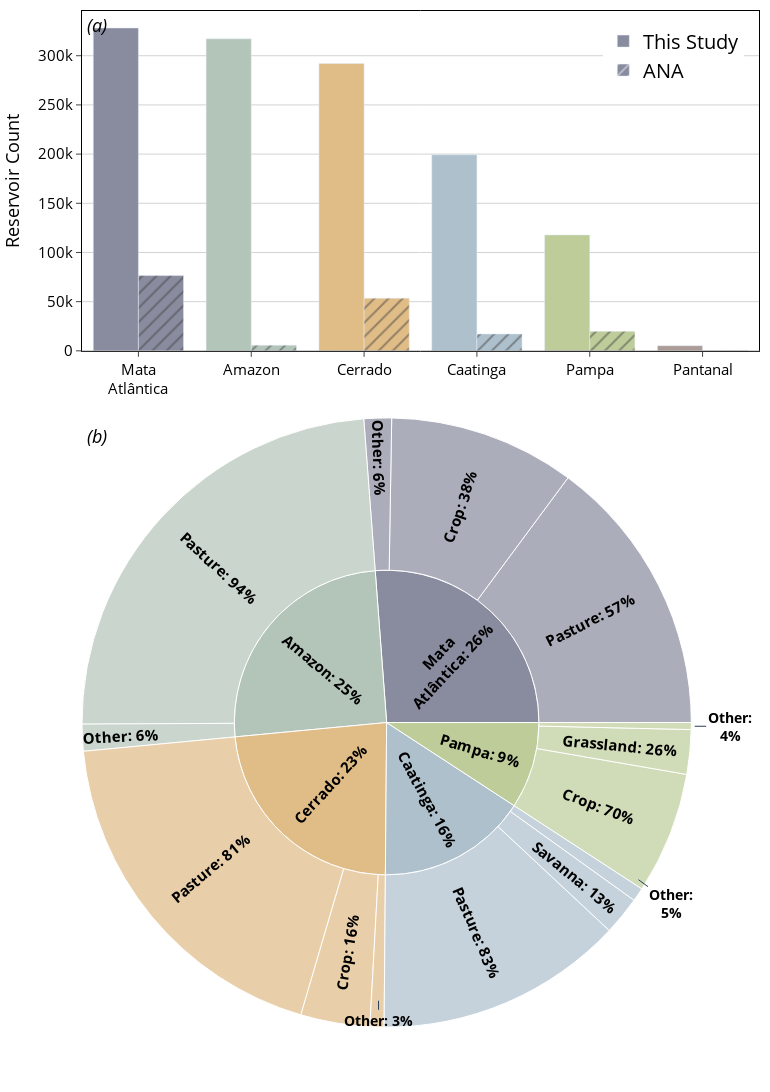

Here is the notebook cell this chart was saved with:
### Code cell
from plotly.subplots import make_subplots
import plotly.graph_objects as go
# data
# biome_order = ['Amazônia','Mata Atlântica', 'Pampa', 'Caatinga', 'Cerrado', 'Pantanal']
biome_order = ['Mata Atlântica', 'Amazônia','Cerrado','Caatinga','Pampa', 'Pantanal']
combined_df = combined_df.loc[biome_order]
biomes = combined_df.index.map(biome_rename_dict)
biome_colors = combined_df.index.map(bar_colordict) 
# biome_colors = combined_df.index.map(bar_grayscaledict) 

# Create bar traces
trace1 = go.Bar(name='This Study', x=biomes, y=combined_df['count_our'], marker_color=biome_colors)
trace2 = go.Bar(name='ANA', x=biomes, y=combined_df['count_ana'],  marker_color=biome_colors,
                marker_pattern_shape='/')

# Create the figure
fig = go.Figure(data=[trace1, trace2])

# Update layout for side-by-side bars
fig.update_layout(barmode='group',
                  yaxis_title='Reservoir Count')
# Show the figure

# gray_colors = [(a,a,a) for a in np.arange(0,1.1,0.2)]
fig2 = px.sunburst(count_df_complete,
                   path=['Bioma', 'lulc_class_name'], values='Count',
                color='Bioma',
                # Grayscale
                # color_discrete_sequence=["#d9d9d9","#b3b3b3", "#8c8c8c", '#666666',"#4d4d4d" ])
                # Color
                color_discrete_sequence=["#e0bc86","#898b9e", "#bdcc99", '#b3c4b9',"#adc0cc" ])
fig2.update_layout(uniformtext=dict(minsize=14, mode='hide'))
fig2.update_traces(
    texttemplate='<b>%{label}: %{percentParent}</b>', 
    textfont_color='black',
    insidetextorientation='radial',
    # textinfo="label+percent parent"
    sort=True
)

fig_combined = make_subplots(
    rows=3, cols=10, 
    specs=[[{"type": "xy", 'rowspan':1, 'colspan':10}, {'colspan':0},{'colspan':0},{'colspan':0},{'colspan':0},{'colspan':0},{'colspan':0},{'colspan':0},{'colspan':0},{'colspan':0},],
           [{"type": "domain",'colspan':9, 'rowspan':2},{'colspan':0},{'colspan':0},{'colspan':0},{'colspan':0},{'colspan':0},{'colspan':0},{'colspan':0},{'colspan':0},{'colspan':0},],
           [{'rowspan':0},{'rowspan':0},{'rowspan':0},{'rowspan':0},{'rowspan':0},{'rowspan':0},{'rowspan':0},{'rowspan':0},{'rowspan':0},{'rowspan':0}]],
    vertical_spacing=0.02,
    horizontal_spacing=0
)

# Add traces from fig1 (graph_objects) to the first subplot
for trace in fig.data:
    fig_combined.add_trace(trace, row=1, col=1)

# Add traces from fig2 (express) to the second subplot
for trace in fig2.data:
    fig_combined.add_trace(trace, row=2, col=1)
  
fig_combined.update_layout(xaxis2_domain = [0.0, 0.9])
# Update layout for combined figure
fig_combined.update_layout(
    showlegend=True,  # Enable the legend
    legend=dict(
        x=0.77,  # Horizontal position (0: left, 1: right)
        y=0.99,  # Vertical position (0: bottom, 1: top)
        orientation="v",  # Horizontal legend layout
        font=dict(size=20)
    ),
    width=3.5*220,
    height=5.5 * 220,
    margin=dict(l=10, r=10, t=10, b=10)
)
fig_combined.update_layout(
    {
        "paper_bgcolor": "white",
        "plot_bgcolor": "rgba(0, 0, 0, 0)",
    },
    yaxis_title='Reservoir Count',
    )

fig_combined.update_xaxes(
    mirror=True,
    ticks='outside',
    showline=True,
    linecolor='black',
    gridcolor='white'
)
fig_combined.update_yaxes(
    mirror=True,
    ticks='outside',
    showline=True,
    linecolor='black',
    gridcolor='lightgrey'
)



fig_combined.update_layout(font=dict(size=15, color='black'),  # Make general font size larger,
                           uniformtext=dict(minsize=14, mode='hide'))
                           # Add panel labels (a) and (b) in the top left corner
fig_combined.add_annotation(
    text="<i>(a)</i>", 
    x=0.005, 
    y=1, 
    xref="paper", 
    yref="paper", 
    showarrow=False, 
    font=dict(size=18, color="black"), 
    align="left", 
    ax=20,  # Slight offset to move it a bit from the edge
    ay=-20  # Slightly lower
)

fig_combined.add_annotation(
    text="<i>(b)</i>", 
    x=0.005, 
    y=0.6, 
    xref="paper", 
    yref="paper", 
    showarrow=False, 
    font=dict(size=18, color="black"), 
    align="left", 
    ax=40,  # Slight offset to move it a bit from the edge
    ay=-20  # Slightly lower
)

# Manual annotations, yay!
# Cerrado
fig_combined.add_annotation(
    text='<b>Other: 3%</b>',
    xanchor='auto',
    x=0.438, y=0.068,
    ax=0, ay=20,
    font_color='black',
    font_size=14,
    xref='paper',
    yref='paper')

# Caatinga
fig_combined.add_annotation(
    text='<b>Other:<br>4%</b>',
    xanchor='auto',
    x=0.905, y=0.3265,
    ax=35, ay=0,
    font_color='black',
    font_size=14,
    xref='paper',
    yref='paper')
# Pampa
fig_combined.add_annotation(
    text='<b>Other:<br>5%</b>',
    xanchor='auto',
    x=0.822, y=0.182,
    ax=33, ay=24,
    font_color='black',
    font_size=14,
    xref='paper',
    yref='paper')


fig.update_layout(legend= {'itemsizing': 'constant'})
fig_combined.show()
# fig_combined.write_image('/home/ksolvik/research/reservoirs/figs/ch0/sunburst_combined.svg')
# fig_combined.write_image('/home/ksolvik/research/reservoirs/figs/ch0/sunburst_combined.jpg')

### Figure 1 — Plotly figure (JSON) as saved in the notebook; plotly's stock layout.template omitted (floating-point values rounded to 4 significant figures)
{"data": [{"marker": {"color": ["#898b9e", "#b3c4b9", "#e0bc86", "#adc0cc", "#bdcc99", "#ab9c97"]}, "name": "This Study", "type": "bar", "x": ["Mata<br>Atlântica", "Amazon", "Cerrado", "Caatinga", "Pampa", "Pantanal"], "xaxis": "x", "y": [328201, 317157, 292131, 199309, 117829, 5251], "yaxis": "y"}, {"marker": {"color": ["#898b9e", "#b3c4b9", "#e0bc86", "#adc0cc", "#bdcc99", "#ab9c97"], "pattern": {"shape": "/"}}, "name": "ANA", "type": "bar", "x": ["Mata<br>Atlântica", "Amazon", "Cerrado", "Caatinga", "Pampa", "Pantanal"], "xaxis": "x", "y": [76496, 5752, 53552, 17179, 19789, 315], "yaxis": "y"}, {"branchvalues": "total", "customdata": [["Cerrado"], ["Mata<br>Atlântica"], ["Pampa"], ["Pampa"], ["Amazon"], ["Pampa"], ["Mata<br>Atlântica"], ["Amazon"], ["Caatinga"], ["Cerrado"], ["Caatinga"], ["Cerrado"], ["Mata<br>Atlântica"], ["Caatinga"], ["Amazon"], ["Mata<br>Atlântica"], ["Caatinga"], ["Cerrado"], ["Pampa"]], "domain": {"x": [0, 0.9], "y": [0, 0.66]}, "hovertemplate": "labels=%{label}<br>Count=%{value}<br>parent=%{parent}<br>id=%{id}<br>Bioma=%{customdata[0]}<extra></extra>", "ids": ["Cerrado/Crop", "Mata<br>Atlântica/Crop", "Pampa/Crop", "Pampa/Grassland", "Amazon/Other", "Pampa/Other", "Mata<br>Atlântica/Other", "Amazon/Pasture", "Caatinga/Other", "Cerrado/Other", "Caatinga/Pasture", "Cerrado/Pasture", "Mata<br>Atlântica/Pasture", "Caatinga/Savanna", "Amazon", "Mata<br>Atlântica", "Caatinga", "Cerrado", "Pampa"], "insidetextorientation": "radial", "labels": ["Crop", "Crop", "Crop", "Grassland", "Other", "Other", "Other", "Pasture", "Other", "Other", "Pasture", "Pasture", "Pasture", "Savanna", "Amazon", "Mata<br>Atlântica", "Caatinga", "Cerrado", "Pampa"], "marker": {"colors": ["#e0bc86", "#898b9e", "#bdcc99", "#bdcc99", "#b3c4b9", "#bdcc99", "#898b9e", "#b3c4b9", "#adc0cc", "#e0bc86", "#adc0cc", "#e0bc86", "#898b9e", "#adc0cc", "#b3c4b9", "#898b9e", "#adc0cc", "#e0bc86", "#bdcc99"]}, "name": "", "parents": ["Cerrado", "Mata<br>Atlântica", "Pampa", "Pampa", "Amazon", "Pampa", "Mata<br>Atlântica", "Amazon", "Caatinga", "Cerrado", "Caatinga", "Cerrado", "Mata<br>Atlântica", "Caatinga", "", "", "", "", ""], "sort": true, "textfont": {"color": "black"}, "texttemplate": "<b>%{label}: %{percentParent}</b>", "type": "sunburst", "values": [45734, 123316, 80641, 29424, 17734, 4593, 18235, 297939, 9007, 9296, 164354, 236394, 185225, 25483, 315673, 326776, 198844, 291424, 114658]}], "layout": {"annotations": [{"align": "left", "ax": 20, "ay": -20, "font": {"color": "black", "size": 18}, "showarrow": false, "text": "<i>(a)</i>", "x": 0.005, "xref": "paper", "y": 1, "yref": "paper"}, {"align": "left", "ax": 40, "ay": -20, "font": {"color": "black", "size": 18}, "showarrow": false, "text": "<i>(b)</i>", "x": 0.005, "xref": "paper", "y": 0.6, "yref": "paper"}, {"ax": 0, "ay": 20, "font": {"color": "black", "size": 14}, "text": "<b>Other: 3%</b>", "x": 0.438, "xanchor": "auto", "xref": "paper", "y": 0.068, "yref": "paper"}, {"ax": 35, "ay": 0, "font": {"color": "black", "size": 14}, "text": "<b>Other:<br>4%</b>", "x": 0.905, "xanchor": "auto", "xref": "paper", "y": 0.3265, "yref": "paper"}, {"ax": 33, "ay": 24, "font": {"color": "black", "size": 14}, "text": "<b>Other:<br>5%</b>", "x": 0.822, "xanchor": "auto", "xref": "paper", "y": 0.182, "yref": "paper"}], "font": {"color": "black", "size": 15}, "height": 1210, "legend": {"font": {"size": 20}, "orientation": "v", "x": 0.77, "y": 0.99}, "margin": {"b": 10, "l": 10, "r": 10, "t": 10}, "paper_bgcolor": "white", "plot_bgcolor": "rgba(0, 0, 0, 0)", "showlegend": true, "uniformtext": {"minsize": 14, "mode": "hide"}, "width": 770, "xaxis": {"anchor": "y", "domain": [0, 1.0], "gridcolor": "white", "linecolor": "black", "mirror": true, "showline": true, "ticks": "outside"}, "xaxis10": {"anchor": "y10", "domain": [0.9, 0.9], "gridcolor": "white", "linecolor": "black", "mirror": true, "showline": true, "ticks": "outside"}, "xaxis11": {"anchor": "y11", "domain": [0.1, 0.1], "gridcolor": "white", "linecolor": "black", "mirror": true, "showline": true, "ticks": "outside"}, "xaxis12": {"anchor": "y12", "domain": [0.2, 0.2], "gridcolor": "white", "linecolor": "black", "mirror": true, "showline": true, "ticks": "outside"}, "xaxis13": {"anchor": "y13", "domain": [0.3, 0.3], "gridcolor": "white", "linecolor": "black", "mirror": true, "showline": true, "ticks": "outside"}, "xaxis14": {"anchor": "y14", "domain": [0.4, 0.4], "gridcolor": "white", "linecolor": "black", "mirror": true, "showline": true, "ticks": "outside"}, "xaxis15": {"anchor": "y15", "domain": [0.5, 0.5], "gridcolor": "white", "linecolor": "black", "mirror": true, "showline": true, "ticks": "outside"}, "xaxis16": {"anchor": "y16", "domain": [0.6, 0.6], "gridcolor": "white", "linecolor": "black", "mirror": true, "showline": true, "ticks": "outside"}, "xaxis17": {"anchor": "y17", "domain": [0.7, 0.7], "gridcolor": "white", "linecolor": "black", "mirror": true, "showline": true, "ticks": "outside"}, "xaxis18": {"anchor": "y18", "domain": [0.8, 0.8], "gridcolor": "white", "linecolor": "black", "mirror": true, "showline": true, "ticks": "outside"}, "xaxis19": {"anchor": "y19", "domain": [0.9, 0.9], "gridcolor": "white", "linecolor": "black", "mirror": true, "showline": true, "ticks": "outside"}, "xaxis2": {"anchor": "y2", "domain": [0, 0.9], "gridcolor": "white", "linecolor": "black", "mirror": true, "showline": true, "ticks": "outside"}, "xaxis20": {"anchor": "y20", "domain": [0, 0.1], "gridcolor": "white", "linecolor": "black", "mirror": true, "showline": true, "ticks": "outside"}, "xaxis21": {"anchor": "y21", "domain": [0.1, 0.2], "gridcolor": "white", "linecolor": "black", "mirror": true, "showline": true, "ticks": "outside"}, "xaxis22": {"anchor": "y22", "domain": [0.2, 0.3], "gridcolor": "white", "linecolor": "black", "mirror": true, "showline": true, "ticks": "outside"}, "xaxis23": {"anchor": "y23", "domain": [0.3, 0.4], "gridcolor": "white", "linecolor": "black", "mirror": true, "showline": true, "ticks": "outside"}, "xaxis24": {"anchor": "y24", "domain": [0.4, 0.5], "gridcolor": "white", "linecolor": "black", "mirror": true, "showline": true, "ticks": "outside"}, "xaxis25": {"anchor": "y25", "domain": [0.5, 0.6], "gridcolor": "white", "linecolor": "black", "mirror": true, "showline": true, "ticks": "outside"}, "xaxis26": {"anchor": "y26", "domain": [0.6, 0.7], "gridcolor": "white", "linecolor": "black", "mirror": true, "showline": true, "ticks": "outside"}, "xaxis27": {"anchor": "y27", "domain": [0.7, 0.8], "gridcolor": "white", "linecolor": "black", "mirror": true, "showline": true, "ticks": "outside"}, "xaxis28": {"anchor": "y28", "domain": [0.8, 0.9], "gridcolor": "white", "linecolor": "black", "mirror": true, "showline": true, "ticks": "outside"}, "xaxis29": {"anchor": "y29", "domain": [0.9, 1.0], "gridcolor": "white", "linecolor": "black", "mirror": true, "showline": true, "ticks": "outside"}, "xaxis3": {"anchor": "y3", "domain": [0.2, 0.2], "gridcolor": "white", "linecolor": "black", "mirror": true, "showline": true, "ticks": "outside"}, "xaxis4": {"anchor": "y4", "domain": [0.3, 0.3], "gridcolor": "white", "linecolor": "black", "mirror": true, "showline": true, "ticks": "outside"}, "xaxis5": {"anchor": "y5", "domain": [0.4, 0.4], "gridcolor": "white", "linecolor": "black", "mirror": true, "showline": true, "ticks": "outside"}, "xaxis6": {"anchor": "y6", "domain": [0.5, 0.5], "gridcolor": "white", "linecolor": "black", "mirror": true, "showline": true, "ticks": "outside"}, "xaxis7": {"anchor": "y7", "domain": [0.6, 0.6], "gridcolor": "white", "linecolor": "black", "mirror": true, "showline": true, "ticks": "outside"}, "xaxis8": {"anchor": "y8", "domain": [0.7, 0.7], "gridcolor": "white", "linecolor": "black", "mirror": true, "showline": true, "ticks": "outside"}, "xaxis9": {"anchor": "y9", "domain": [0.8, 0.8], "gridcolor": "white", "linecolor": "black", "mirror": true, "showline": true, "ticks": "outside"}, "yaxis": {"anchor": "x", "domain": [0.68, 1], "gridcolor": "lightgrey", "linecolor": "black", "mirror": true, "showline": true, "ticks": "outside", "title": {"text": "Reservoir Count"}}, "yaxis10": {"anchor": "x10", "domain": [0.68, 1], "gridcolor": "lightgrey", "linecolor": "black", "mirror": true, "showline": true, "ticks": "outside"}, "yaxis11": {"anchor": "x11", "domain": [0.34, 0.66], "gridcolor": "lightgrey", "linecolor": "black", "mirror": true, "showline": true, "ticks": "outside"}, "yaxis12": {"anchor": "x12", "domain": [0.34, 0.66], "gridcolor": "lightgrey", "linecolor": "black", "mirror": true, "showline": true, "ticks": "outside"}, "yaxis13": {"anchor": "x13", "domain": [0.34, 0.66], "gridcolor": "lightgrey", "linecolor": "black", "mirror": true, "showline": true, "ticks": "outside"}, "yaxis14": {"anchor": "x14", "domain": [0.34, 0.66], "gridcolor": "lightgrey", "linecolor": "black", "mirror": true, "showline": true, "ticks": "outside"}, "yaxis15": {"anchor": "x15", "domain": [0.34, 0.66], "gridcolor": "lightgrey", "linecolor": "black", "mirror": true, "showline": true, "ticks": "outside"}, "yaxis16": {"anchor": "x16", "domain": [0.34, 0.66], "gridcolor": "lightgrey", "linecolor": "black", "mirror": true, "showline": true, "ticks": "outside"}, "yaxis17": {"anchor": "x17", "domain": [0.34, 0.66], "gridcolor": "lightgrey", "linecolor": "black", "mirror": true, "showline": true, "ticks": "outside"}, "yaxis18": {"anchor": "x18", "domain": [0.34, 0.66], "gridcolor": "lightgrey", "linecolor": "black", "mirror": true, "showline": true, "ticks": "outside"}, "yaxis19": {"anchor": "x19", "domain": [0.34, 0.66], "gridcolor": "lightgrey", "linecolor": "black", "mirror": true, "showline": true, "ticks": "outside"}, "yaxis2": {"anchor": "x2", "domain": [0.68, 1], "gridcolor": "lightgrey", "linecolor": "black", "mirror": true, "showline": true, "ticks": "outside"}, "yaxis20": {"anchor": "x20", "domain": [0.34, 0.32], "gridcolor": "lightgrey", "linecolor": "black", "mirror": true, "showline": true, "ticks": "outside"}, "yaxis21": {"anchor": "x21", "domain": [0.34, 0.32], "gridcolor": "lightgrey", "linecolor": "black", "mirror": true, "showline": true, "ticks": "outside"}, "yaxis22": {"anchor": "x22", "domain": [0.34, 0.32], "gridcolor": "lightgrey", "linecolor": "black", "mirror": true, "showline": true, "ticks": "outside"}, "yaxis23": {"anchor": "x23", "domain": [0.34, 0.32], "gridcolor": "lightgrey", "linecolor": "black", "mirror": true, "showline": true, "ticks": "outside"}, "yaxis24": {"anchor": "x24", "domain": [0.34, 0.32], "gridcolor": "lightgrey", "linecolor": "black", "mirror": true, "showline": true, "ticks": "outside"}, "yaxis25": {"anchor": "x25", "domain": [0.34, 0.32], "gridcolor": "lightgrey", "linecolor": "black", "mirror": true, "showline": true, "ticks": "outside"}, "yaxis26": {"anchor": "x26", "domain": [0.34, 0.32], "gridcolor": "lightgrey", "linecolor": "black", "mirror": true, "showline": true, "ticks": "outside"}, "yaxis27": {"anchor": "x27", "domain": [0.34, 0.32], "gridcolor": "lightgrey", "linecolor": "black", "mirror": true, "showline": true, "ticks": "outside"}, "yaxis28": {"anchor": "x28", "domain": [0.34, 0.32], "gridcolor": "lightgrey", "linecolor": "black", "mirror": true, "showline": true, "ticks": "outside"}, "yaxis29": {"anchor": "x29", "domain": [0.34, 0.32], "gridcolor": "lightgrey", "linecolor": "black", "mirror": true, "showline": true, "ticks": "outside"}, "yaxis3": {"anchor": "x3", "domain": [0.68, 1], "gridcolor": "lightgrey", "linecolor": "black", "mirror": true, "showline": true, "ticks": "outside"}, "yaxis4": {"anchor": "x4", "domain": [0.68, 1], "gridcolor": "lightgrey", "linecolor": "black", "mirror": true, "showline": true, "ticks": "outside"}, "yaxis5": {"anchor": "x5", "domain": [0.68, 1], "gridcolor": "lightgrey", "linecolor": "black", "mirror": true, "showline": true, "ticks": "outside"}, "yaxis6": {"anchor": "x6", "domain": [0.68, 1], "gridcolor": "lightgrey", "linecolor": "black", "mirror": true, "showline": true, "ticks": "outside"}, "yaxis7": {"anchor": "x7", "domain": [0.68, 1], "gridcolor": "lightgrey", "linecolor": "black", "mirror": true, "showline": true, "ticks": "outside"}, "yaxis8": {"anchor": "x8", "domain": [0.68, 1], "gridcolor": "lightgrey", "linecolor": "black", "mirror": true, "showline": true, "ticks": "outside"}, "yaxis9": {"anchor": "x9", "domain": [0.68, 1], "gridcolor": "lightgrey", "linecolor": "black", "mirror": true, "showline": true, "ticks": "outside"}}}
